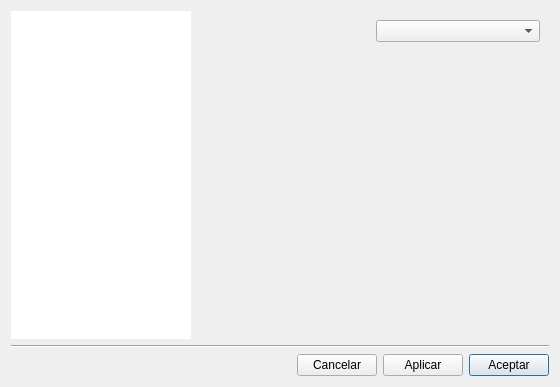
<?xml version="1.0" encoding="UTF-8"?>
<ui version="4.0">
 <class>ConfigDialog</class>
 <widget class="QDialog" name="ConfigDialog">
  <property name="geometry">
   <rect>
    <x>0</x>
    <y>0</y>
    <width>560</width>
    <height>387</height>
   </rect>
  </property>
  <property name="windowTitle">
   <string>Dialog</string>
  </property>
  <layout class="QVBoxLayout" name="verticalLayout_2">
   <item>
    <layout class="QHBoxLayout" name="horizontalLayout">
     <item>
      <widget class="QListWidget" name="listMenu">
       <property name="minimumSize">
        <size>
         <width>180</width>
         <height>0</height>
        </size>
       </property>
       <property name="maximumSize">
        <size>
         <width>180</width>
         <height>16777215</height>
        </size>
       </property>
       <property name="frameShape">
        <enum>QFrame::Shape::NoFrame</enum>
       </property>
      </widget>
     </item>
     <item>
      <widget class="QStackedWidget" name="stackedWidget">
       <property name="currentIndex">
        <number>3</number>
       </property>
       <widget class="QWidget" name="pageApariencia">
        <layout class="QVBoxLayout" name="vLayoutApariencia">
         <item>
          <widget class="QLabel" name="lblTitulo">
           <property name="text">
            <string>Tema de la aplicacion</string>
           </property>
          </widget>
         </item>
         <item>
          <layout class="QHBoxLayout" name="hLayoutTema">
           <item>
            <widget class="QPushButton" name="btnSystem">
             <property name="minimumSize">
              <size>
               <width>90</width>
               <height>70</height>
              </size>
             </property>
             <property name="text">
              <string>Sistema</string>
             </property>
            </widget>
           </item>
           <item>
            <widget class="QPushButton" name="btnLight">
             <property name="minimumSize">
              <size>
               <width>90</width>
               <height>70</height>
              </size>
             </property>
             <property name="text">
              <string>Claro</string>
             </property>
            </widget>
           </item>
           <item>
            <widget class="QPushButton" name="btnDark">
             <property name="minimumSize">
              <size>
               <width>90</width>
               <height>70</height>
              </size>
             </property>
             <property name="text">
              <string>Oscuro</string>
             </property>
            </widget>
           </item>
          </layout>
         </item>
         <item>
          <widget class="QLabel" name="lblInfo">
           <property name="text">
            <string>El tema Sistema se adapta al tema de Windows.</string>
           </property>
           <property name="wordWrap">
            <bool>true</bool>
           </property>
          </widget>
         </item>
         <item>
          <spacer name="verticalSpacer">
           <property name="orientation">
            <enum>Qt::Orientation::Vertical</enum>
           </property>
           <property name="sizeHint" stdset="0">
            <size>
             <width>20</width>
             <height>40</height>
            </size>
           </property>
          </spacer>
         </item>
        </layout>
       </widget>
       <widget class="QWidget" name="pagedbConfig">
        <layout class="QVBoxLayout" name="verticalLayout">
         <item>
          <widget class="QLabel" name="lblGeneral">
           <property name="text">
            <string>Comportamiento</string>
           </property>
          </widget>
         </item>
         <item>
          <widget class="QCheckBox" name="chkFusionStyle">
           <property name="text">
            <string>Establecer estilo fusión</string>
           </property>
           <property name="checked">
            <bool>true</bool>
           </property>
          </widget>
         </item>
         <item>
          <widget class="QLabel" name="lblImagen">
           <property name="text">
            <string/>
           </property>
           <property name="scaledContents">
            <bool>false</bool>
           </property>
          </widget>
         </item>
         <item>
          <spacer name="verticalSpacer2">
           <property name="orientation">
            <enum>Qt::Orientation::Vertical</enum>
           </property>
           <property name="sizeHint" stdset="0">
            <size>
             <width>20</width>
             <height>40</height>
            </size>
           </property>
          </spacer>
         </item>
        </layout>
       </widget>
       <widget class="QWidget" name="pageAcerca">
        <layout class="QVBoxLayout" name="verticalLayout_3">
         <item>
          <layout class="QFormLayout" name="formLayout">
           <item row="0" column="0">
            <widget class="QLabel" name="label_1">
             <property name="text">
              <string>Host:</string>
             </property>
            </widget>
           </item>
           <item row="0" column="1">
            <widget class="QLineEdit" name="txtHost"/>
           </item>
           <item row="1" column="0">
            <widget class="QLabel" name="label_2">
             <property name="text">
              <string>Puerto:</string>
             </property>
            </widget>
           </item>
           <item row="1" column="1">
            <widget class="QLineEdit" name="txtPort"/>
           </item>
           <item row="2" column="0">
            <widget class="QLabel" name="label_3">
             <property name="text">
              <string>Nombre_DB:</string>
             </property>
            </widget>
           </item>
           <item row="2" column="1">
            <widget class="QLineEdit" name="txtDbName"/>
           </item>
           <item row="3" column="0">
            <widget class="QLabel" name="label_4">
             <property name="text">
              <string>Usuario:</string>
             </property>
            </widget>
           </item>
           <item row="3" column="1">
            <widget class="QLineEdit" name="txtUser"/>
           </item>
           <item row="4" column="0">
            <widget class="QLabel" name="label_5">
             <property name="text">
              <string>Password:</string>
             </property>
            </widget>
           </item>
           <item row="4" column="1">
            <widget class="QLineEdit" name="txtPassword"/>
           </item>
          </layout>
         </item>
         <item>
          <layout class="QHBoxLayout" name="horizontalLayout_2">
           <item>
            <spacer name="horizontalSpacer">
             <property name="orientation">
              <enum>Qt::Orientation::Horizontal</enum>
             </property>
             <property name="sizeHint" stdset="0">
              <size>
               <width>40</width>
               <height>20</height>
              </size>
             </property>
            </spacer>
           </item>
           <item>
            <widget class="QPushButton" name="btnTestDB">
             <property name="text">
              <string>Probar conexión</string>
             </property>
            </widget>
           </item>
          </layout>
         </item>
         <item>
          <spacer name="verticalSpacer_2">
           <property name="orientation">
            <enum>Qt::Orientation::Vertical</enum>
           </property>
           <property name="sizeHint" stdset="0">
            <size>
             <width>20</width>
             <height>40</height>
            </size>
           </property>
          </spacer>
         </item>
        </layout>
       </widget>
       <widget class="QWidget" name="page">
        <layout class="QVBoxLayout" name="verticalLayout_4">
         <item>
          <layout class="QHBoxLayout" name="horizontalLayout_3">
           <item>
            <widget class="QLabel" name="languageLabel">
             <property name="text">
              <string/>
             </property>
            </widget>
           </item>
           <item>
            <widget class="QComboBox" name="languageComboBox"/>
           </item>
          </layout>
         </item>
         <item>
          <spacer name="verticalSpacer_3">
           <property name="orientation">
            <enum>Qt::Orientation::Vertical</enum>
           </property>
           <property name="sizeHint" stdset="0">
            <size>
             <width>20</width>
             <height>273</height>
            </size>
           </property>
          </spacer>
         </item>
        </layout>
       </widget>
      </widget>
     </item>
    </layout>
   </item>
   <item>
    <widget class="QFrame" name="line">
     <property name="frameShape">
      <enum>QFrame::Shape::HLine</enum>
     </property>
     <property name="frameShadow">
      <enum>QFrame::Shadow::Sunken</enum>
     </property>
    </widget>
   </item>
   <item>
    <layout class="QHBoxLayout" name="footerLayout">
     <item>
      <spacer name="spacerFooter">
       <property name="orientation">
        <enum>Qt::Orientation::Horizontal</enum>
       </property>
       <property name="sizeHint" stdset="0">
        <size>
         <width>40</width>
         <height>20</height>
        </size>
       </property>
      </spacer>
     </item>
     <item>
      <widget class="QPushButton" name="btnCancel">
       <property name="text">
        <string>Cancelar</string>
       </property>
      </widget>
     </item>
     <item>
      <widget class="QPushButton" name="btnApply">
       <property name="text">
        <string>Aplicar</string>
       </property>
      </widget>
     </item>
     <item>
      <widget class="QPushButton" name="btnOk">
       <property name="text">
        <string>Aceptar</string>
       </property>
       <property name="default">
        <bool>true</bool>
       </property>
      </widget>
     </item>
    </layout>
   </item>
  </layout>
 </widget>
 <resources/>
 <connections/>
</ui>
